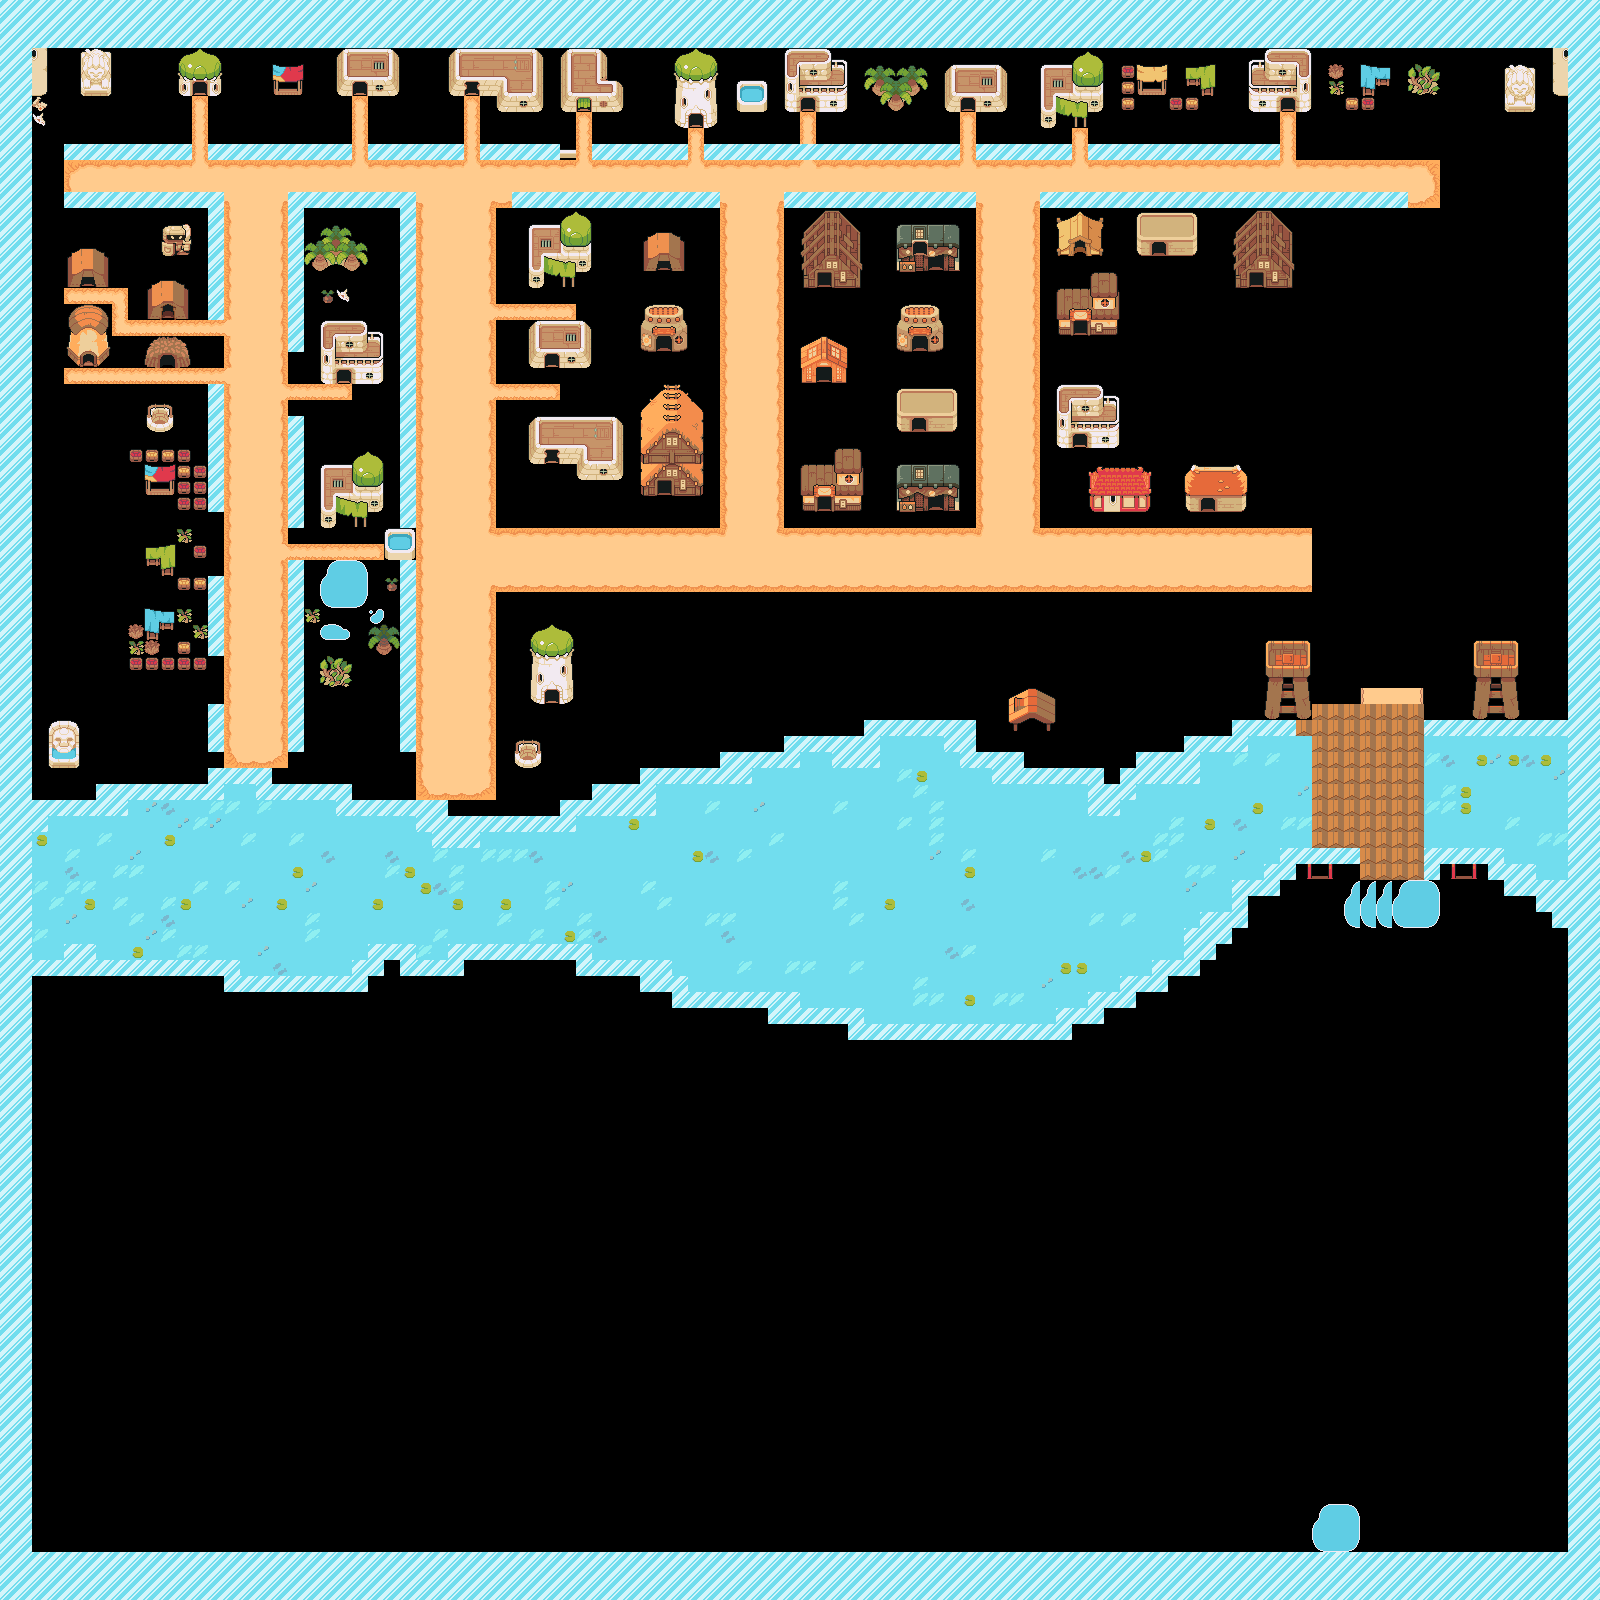

Rendered tile map (Tiled .tmx) drawn with the repository's tilesets; below, a short description and the map source with its tile grids summarised:
An orthogonal 100x100 tile map with 16x16 px tiles, 12 tile layers (ground, mini-road, road, river, ...), 1 hidden layer not drawn, 7 tilesets and 29 objects.

<map version="1.10" tiledversion="1.12.1" orientation="orthogonal" renderorder="right-down" width="100" height="100" tilewidth="16" tileheight="16" infinite="0" nextlayerid="17" nextobjectid="84">
 <tileset firstgid="1" source="TilesetFloor.tsx" />
 <tileset firstgid="573" source="TilesetWater.tsx" />
 <tileset firstgid="1049" source="TilesetDesert.tsx" />
 <tileset firstgid="1289" source="TilesetHouse.tsx" />
 <tileset firstgid="2048" source="TilesetRelief.tsx" />
 <tileset firstgid="2288" source="tileset_camp.tsx" />
 <tileset firstgid="2495" name="GRASS" tilewidth="64" tileheight="64" tilecount="3" columns="0">
  <grid orientation="orthogonal" width="1" height="1" />
  <tile id="0">
   <image source="../graphics/grass/grass_1.png" width="64" height="64" />
  </tile>
  <tile id="1">
   <image source="../graphics/grass/grass_2.png" width="64" height="64" />
  </tile>
  <tile id="2">
   <image source="../graphics/grass/grass_3.png" width="64" height="64" />
  </tile>
 </tileset>
 <layer id="1" name="ground" width="100" height="100" opacity="0">
  <data>[10000 cells, 10000 non-empty, 7 distinct tile ids]</data>
 </layer>
 <layer id="7" name="mini-road" width="100" height="100">
  <data>[10000 cells, 72 non-empty, 8 distinct tile ids]</data>
 </layer>
 <layer id="2" name="road" width="100" height="100">
  <data>[10000 cells, 907 non-empty, 55 distinct tile ids]</data>
 </layer>
 <layer id="3" name="river" width="100" height="100">
  <data>[10000 cells, 1305 non-empty, 12 distinct tile ids]</data>
 </layer>
 <layer id="4" name="objects in  water" width="100" height="100">
  <data>[10000 cells, 398 non-empty, 5 distinct tile ids]</data>
 </layer>
 <layer id="5" name="buildings" width="100" height="100">
  <data>[10000 cells, 1772 non-empty, 436 distinct tile ids]</data>
 </layer>
 <layer id="8" name="bridge" width="100" height="100">
  <data>[10000 cells, 48 non-empty, 3 distinct tile ids]</data>
 </layer>
 <layer id="10" name="границы" width="100" height="100">
  <data>[10000 cells, 1450 non-empty, 1 distinct tile ids]</data>
 </layer>
 <layer id="9" name="Входы" width="100" height="100" visible="0">
  <data>[10000 cells, 4 non-empty, 2 distinct tile ids]</data>
 </layer>
 <layer id="15" name="marlet" width="100" height="100">
  <data>[10000 cells, 2 non-empty, 2 distinct tile ids]</data>
 </layer>
 <objectgroup id="12" name="GRASS">
  <object id="27" gid="2495" x="197.928" y="193.092" width="14.8106" height="13.1495" />
  <object id="28" gid="2495" x="124.595" y="240.092" width="14.8106" height="13.1495" />
  <object id="56" gid="2495" x="322.667" y="623.333" width="13.3333" height="13.3333" />
  <object id="58" gid="2495" x="339.333" y="623.333" width="13.3333" height="13.3333" />
  <object id="59" gid="2495" x="354.667" y="622.667" width="13.3333" height="13.3333" />
  <object id="60" gid="2495" x="367.333" y="606" width="13.3333" height="13.3333" />
  <object id="61" gid="2495" x="368" y="592.667" width="13.3333" height="13.3333" />
  <object id="62" gid="2495" x="373.333" y="593.333" width="13.3333" height="13.3333" />
  <object id="63" gid="2495" x="307.333" y="638" width="13.3333" height="13.3333" />
  <object id="64" gid="2495" x="372.667" y="578.667" width="13.3333" height="13.3333" />
  <object id="65" gid="2495" x="372.667" y="578.667" width="13.3333" height="13.3333" />
  <object id="66" gid="2495" x="372.667" y="578.667" width="13.3333" height="13.3333" />
  <object id="67" gid="2495" x="311.333" y="652.667" width="13.3333" height="13.3333" />
  <object id="68" gid="2495" x="324.667" y="651.333" width="13.3333" height="13.3333" />
  <object id="69" gid="2495" x="342" y="647.333" width="13.3333" height="13.3333" />
  <object id="70" gid="2495" x="346" y="636.667" width="13.3333" height="13.3333" />
  <object id="71" gid="2495" x="359.333" y="627.333" width="13.3333" height="13.3333" />
  <object id="72" gid="2495" x="308.667" y="608.667" width="13.3333" height="13.3333" />
  <object id="73" gid="2495" x="310" y="599.333" width="13.3333" height="13.3333" />
  <object id="74" gid="2495" x="310.667" y="588" width="13.3333" height="13.3333" />
  <object id="75" gid="2495" x="313.333" y="578" width="13.3333" height="13.3333" />
  <object id="76" gid="2495" x="384" y="606.667" width="13.3333" height="13.3333" />
  <object id="77" gid="2495" x="385.333" y="622" width="13.3333" height="13.3333" />
  <object id="78" gid="2495" x="314" y="567.333" width="13.3333" height="13.3333" />
  <object id="79" gid="2495" x="308" y="636" width="13.3333" height="13.3333" />
  <object id="80" gid="2495" x="358.667" y="615.333" width="13.3333" height="13.3333" />
  <object id="81" gid="2495" x="348" y="622.667" width="13.3333" height="13.3333" />
  <object id="82" gid="2495" x="334" y="652" width="13.3333" height="13.3333" />
  <object id="83" gid="2495" x="332.667" y="623.333" width="13.3333" height="13.3333" />
 </objectgroup>
 <layer id="16" name="casino" width="100" height="100">
  <data>[10000 cells, 1 non-empty, 1 distinct tile ids]</data>
 </layer>
 <layer id="13" name="vorota" width="100" height="100">
  <data>[10000 cells, 73 non-empty, 1 distinct tile ids]</data>
 </layer>
 <layer id="14" name="bombulend" width="100" height="100">
  <data>[10000 cells, 27 non-empty, 9 distinct tile ids]</data>
 </layer>
</map>
